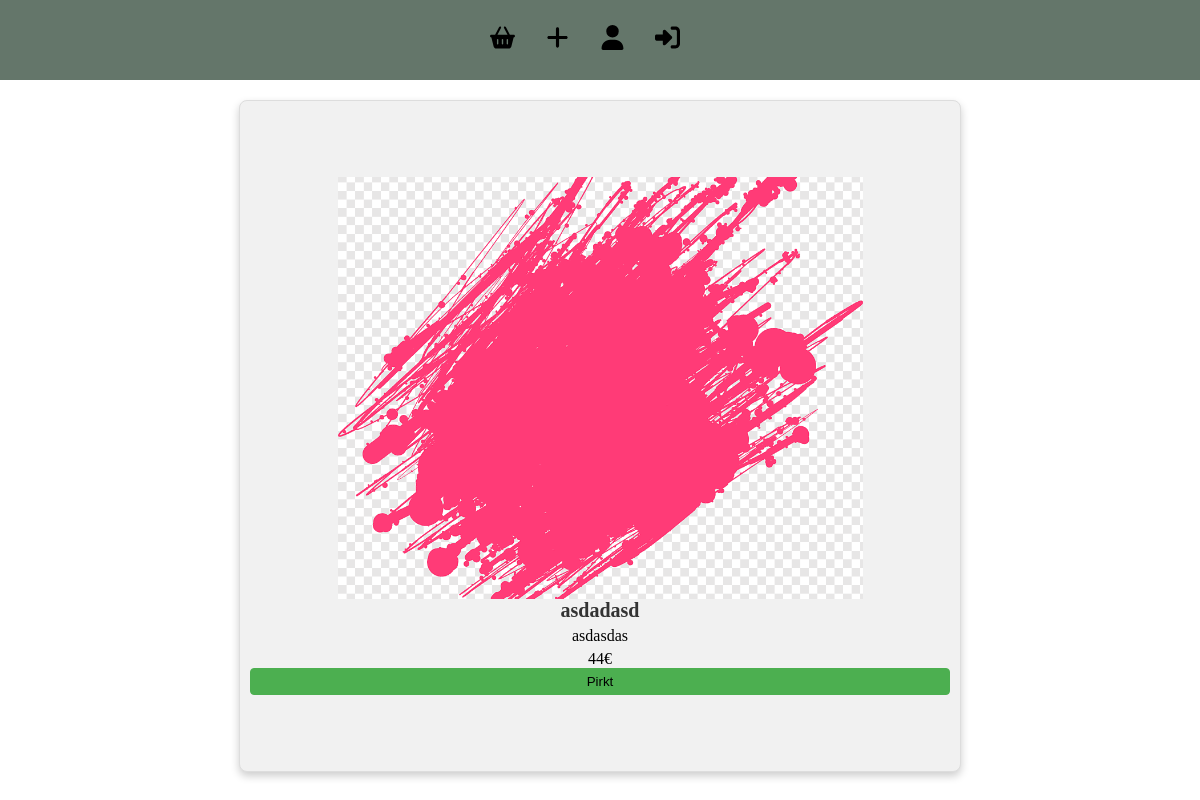
The page /product-detail.php?id=124 on the database its author committed.
### tables this page shows
CREATE TABLE `products` (
  `product_id` int(11) NOT NULL,
  `user_id` int(11) NOT NULL,
  `virsraksts` varchar(30) NOT NULL,
  `teksts` text NOT NULL,
  `cena` decimal(65,0) NOT NULL,
  `img_url` varchar(999) NOT NULL
);

### product-detail.php (the view, shortened to what this page needs)
<?php
include 'db.php';
if (isset($_GET['id'])) {
    $product_id = $_GET['id'];
    $query = "SELECT * FROM products WHERE product_id = $product_id";
    $result = mysqli_query($conn, $query);
    if ($result && mysqli_num_rows($result) > 0) {
        $product = mysqli_fetch_assoc($result);
    } else {
        echo "Product not found.";
        exit;
    }
} else {
    echo "Product ID not specified.";
    exit;
}
?>
<!DOCTYPE html>
<html lang="en">
<head>
    <link rel="stylesheet" href="assets/style.css">
    <link rel="stylesheet" href="https://cdnjs.cloudflare.com/ajax/libs/font-awesome/4.7.0/css/font-awesome.min.css">
    <link rel="stylesheet" href="https://cdnjs.cloudflare.com/ajax/libs/font-awesome/6.0.0-beta3/css/all.min.css">
</head>
<body>
    <div class="container-single-product">
        <nav class="navigation-home">
                    <a class="homesignout" href="home.php"></a>
                    <a class="homesignout" href="ievietot.php"><svg xmlns="http://www.w3.org/2000/svg" viewBox="0 0 448 512" height="25px" width="25px"><path d="M256 80c0-17.7-14.3-32-32-32s-32 14.3-32 32V224H48c-17.7 0-32 14.3-32 32s14.3 32 32 32H192V432c0 17.7 14.3 32 32 32s32-14.3 32-32V288H400c17.7 0 32-14.3 32-32s-14.3-32-32-32H256V80z"/></svg></a>
                    <a class="homesignout" href="profile.php"><svg xmlns="http://www.w3.org/2000/svg" viewBox="0 0 448 512"  height="25px" width="25px"><path d="M224 256A128 128 0 1 0 224 0a128 128 0 1 0 0 256zm-45.7 48C79.8 304 0 383.8 0 482.3C0 498.7 13.3 512 29.7 512H418.3c16.4 0 29.7-13.3 29.7-29.7C448 383.8 368.2 304 269.7 304H178.3z"/></svg></a>
                    <a class="homesignout" href="logout.php"></a>
        </nav>
        <div class="product-detail-single">
            <img class="resize-product-single" src="<?php echo $product['img_url']; ?>" alt="<?php echo $product['virsraksts']; ?>">
            <div class="Nosaukums"><?php echo $product['virsraksts']; ?></div>
            <div class="Apraksts-product-single"><?php echo $product['teksts']; ?></div>
            <div class="Cena"><?php echo $product['cena']; ?>€</div>
            <button class="homebox1-poga">Pirkt</button>
        </div>
</body>
</html>

### assets/style.css (style rules this page uses)
body { margin:0; padding:0; }
body { overflow-y: scroll; overflow: -moz-scrollbars-none; -ms-overflow-style: none; }
nav { padding: 18px; text-align: center; font-family: 'Roboto', sans-serif; position: fixed; top: 0px; right: 0px; width: 100%; background-color:#64766A; text-align: center; font-family: 'Roboto', sans-serif; padding: 15px; }
.navigation-home { text-align: center; font-family: 'Roboto', sans-serif; position: fixed; top: 0px; right: 0px; width: 100%; background-color: #64766A; display:flex; justify-content:center; }
nav a { color: white; text-decoration: none; padding: 10px; margin: 0 5px; font-size: 20px; }
svg { transition: fill 0.2s ease; }
body { margin:0; }
.Nosaukums { font-size: 20px; font-weight: bold; color: #333; margin-bottom: 5px; }
.Cena { margin-top:5px; }
.homebox1-poga { outline: none; border: 1px solid #4caf50; background-color: #4caf50; padding: 5px 10px; border-radius: 4px; width:100%; cursor: pointer; transition: background-color 0.3s ease; }
.product-detail-single { display:flex; justify-content:center; align-items:center; flex-direction:column; border: 1px solid #ddd; border-radius: 8px; margin: 10px; padding: 10px; background-color: #fff; box-shadow: 0 4px 8px rgba(0, 0, 0, 0.2); height:650px; width:700px; margin-top:100px; text-align: center; overflow: hidden; background-color:#f1f1f1; }
.resize-product-single { width:75%; object-fit:cover; height:65%; }
.container-single-product { display:flex; justify-content:center; }
.Apraksts-product-single { word-break:break-all; }

### rows shown on the page
products: img_url (picture), virsraksts "asdadasd", teksts "asdasdas", cena "44"
